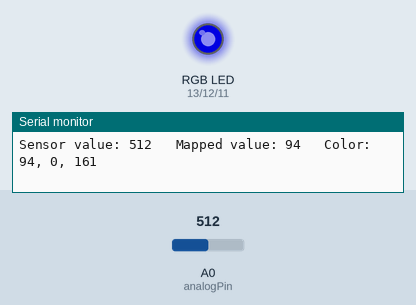
Recording of a sketch running on a simulated Arduino Uno, built with avr-gcc and run on an emulated ATmega328P. Parts: an RGB LED mixed from three pins (HIGH = lit), the last lines printed to the serial monitor. Dashed ring = blinking. Inputs (shaded band) come from the test bench; at power-on: A0 (analogPin) = 512. Dim RGB values are drawn brighter than linear.

Above: at 1.2 s.
1.3 s: A0 (analogPin) set to 716
At 1.63 s:
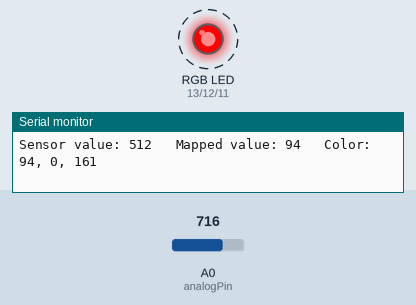
4.3 s: A0 (analogPin) set to 590
7.3 s: A0 (analogPin) set to 564
At 8.5 s:
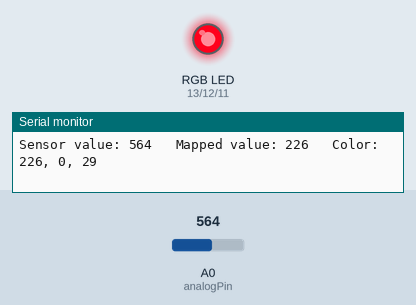
8.8 s: A0 (analogPin) set to 306
At 9.12 s:
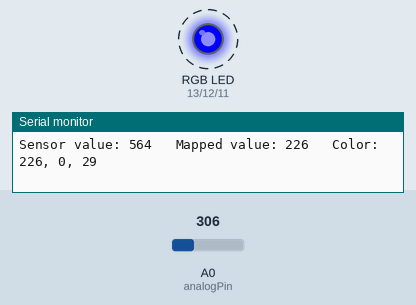
11.8 s: A0 (analogPin) set to 468
14.8 s: A0 (analogPin) set to 493
Timing chart, 0 to 17.3 s (numbered marks = the images above; inputs shaded):
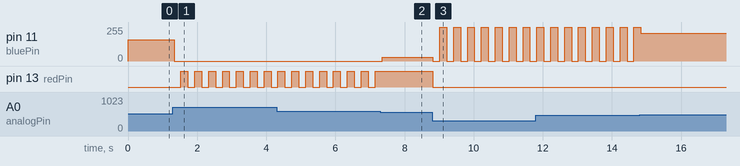

The sketch:

Sensor.ino
```cpp
// constants that are used to set pin numbers:
const int analogPin = A0;     // the number of the thermistor pin
const int redPin = 13;        // the number of the RGB LED red pin
const int greenPin = 12;      // the number of the RGB LED green pin
const int bluePin = 11;       // the number of the RGB LED blue pin

// variables that will change:
int sensorValue;              // int variable for the value measured by the thermistor
int lowValue;                 // int variable for the lowest measured value
int highValue;                // int variable for the highest measured value
int mappedValue;              // int variable for the mapped value

void setup() {
  // initialize the RGB LED pins as an output:
  pinMode(redPin, OUTPUT);
  pinMode(greenPin, OUTPUT);
  pinMode(bluePin, OUTPUT);

  // initialize the serial monitor:
  Serial.begin(9600);
}

void loop() {
  // the value measured by the thermistor is stored in sensorValue
  // the sensorValue is constrained to the lowest and highest measured values
  sensorValue = analogRead(analogPin);
  lowValue = 475;
  highValue = 575;
  sensorValue = constrain(sensorValue, lowValue, highValue);

  // the sensorValue is mapped with the lowValue to 0 and highValue to 0 and stored in mappedValue
  // the red, green, and blue values in the RGB LED are set according to the mappedValue
  mappedValue = map(sensorValue, lowValue, highValue, 0, 255);
  int redValue = mappedValue;
  int greenValue = 0; // -(mappedValue/63.75)*(mappedValue-255);
  int blueValue = 255 - mappedValue;
  setColor(redValue, greenValue, blueValue);

  // if the mappedValue is at the lowest or highest value, the LED will flash on and off
  if (mappedValue == 0 || mappedValue == 255) {
    setColor(0, 0, 0);
    delay(200);
    setColor(redValue, greenValue, blueValue);
    delay(200);
  }

  // sensorValue, mappedValue, and color is written to the serial monitor
  Serial.print("Sensor value: ");
  Serial.print(sensorValue);

  Serial.print("\t Mapped value: ");
  Serial.print(mappedValue);

  Serial.print("\t Color: ");
  Serial.print(redValue);
  Serial.print(", ");
  Serial.print(greenValue);
  Serial.print(", ");
  Serial.println(blueValue);
}

// function that sets the RGB LED at the given red, green, and blue values
// code from https://projecthub.arduino.cc/semsemharaz/interfacing-rgb-led-with-arduino-b59902
void setColor(int redValue, int greenValue,  int blueValue) {
  analogWrite(redPin, redValue);
  analogWrite(greenPin, greenValue);
  analogWrite(bluePin, blueValue);
}
```

Measured:
- the behaviour switches between 575 and 574 on A0 (analogPin) (found by bisection; images 1 and 2)
- after the input at 1.3 s, pin 11 (bluePin): 161/255 → 0/255 at once; pin 13 (redPin): alternates HIGH for 0.20 s and LOW for 0.20 s, starting after 0.23 s
- after the input at 7.3 s, pin 11 (bluePin): 0/255 → 29/255 after 0.05 s; pin 13 (redPin): stops changing and stays HIGH
- after the input at 8.8 s, pin 11 (bluePin): alternates 255/255 for 0.20 s and 0/255 for 0.20 s, starting at once; pin 13 (redPin): HIGH → LOW at once
